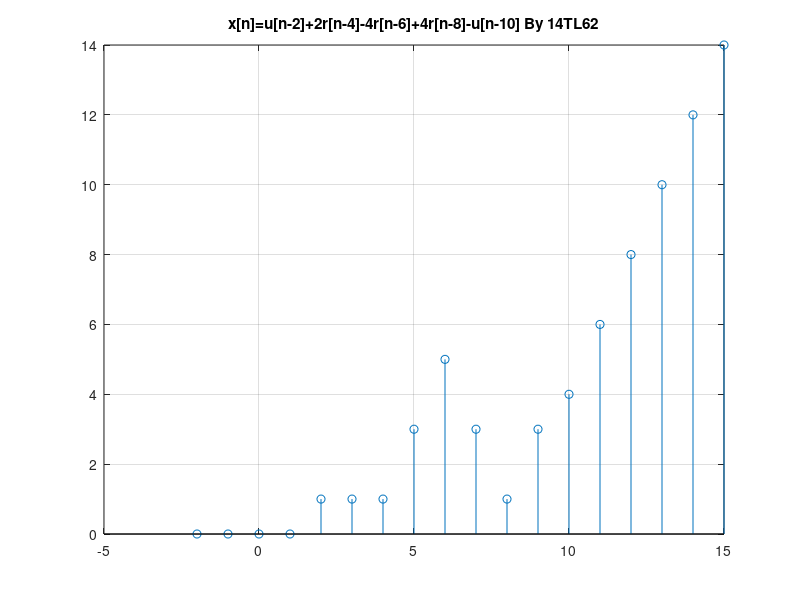

Reproduce this figure in MATLAB.
%x[n]=u[n-2]+2r[n-4]-4r[n-6]+4r[n-8]-u[n-10]
n=-2:1:15;
x=n>=2;
x1=2.*(n-4).*(n>=4);
x2=4.*(n-6).*(n>=6);
x3=4.*(n-8).*(n>=8);
x4=n>=10;
y=x+x1-x2+x3-x4;
stem(n,y)
grid
title('x[n]=u[n-2]+2r[n-4]-4r[n-6]+4r[n-8]-u[n-10] By 14TL62')